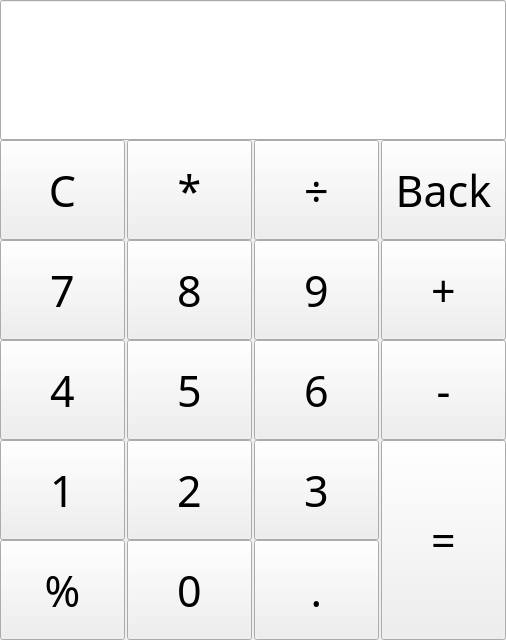
<?xml version="1.0" encoding="UTF-8"?>
<ui version="4.0">
 <class>Widget</class>
 <widget class="QWidget" name="Widget">
  <property name="geometry">
   <rect>
    <x>0</x>
    <y>0</y>
    <width>506</width>
    <height>640</height>
   </rect>
  </property>
  <property name="windowTitle">
   <string>Widget</string>
  </property>
  <widget class="QLineEdit" name="lineEdit">
   <property name="geometry">
    <rect>
     <x>0</x>
     <y>0</y>
     <width>506</width>
     <height>140</height>
    </rect>
   </property>
   <property name="font">
    <font>
     <family>微软雅黑</family>
     <pointsize>32</pointsize>
    </font>
   </property>
   <property name="alignment">
    <set>Qt::AlignRight|Qt::AlignTrailing|Qt::AlignVCenter</set>
   </property>
   <property name="readOnly">
    <bool>true</bool>
   </property>
  </widget>
  <widget class="QPushButton" name="clsBtn">
   <property name="geometry">
    <rect>
     <x>0</x>
     <y>140</y>
     <width>125</width>
     <height>100</height>
    </rect>
   </property>
   <property name="font">
    <font>
     <family>微软雅黑</family>
     <pointsize>32</pointsize>
    </font>
   </property>
   <property name="text">
    <string>C</string>
   </property>
  </widget>
  <widget class="QPushButton" name="mulBtn">
   <property name="geometry">
    <rect>
     <x>127</x>
     <y>140</y>
     <width>125</width>
     <height>100</height>
    </rect>
   </property>
   <property name="font">
    <font>
     <family>微软雅黑</family>
     <pointsize>32</pointsize>
    </font>
   </property>
   <property name="text">
    <string>*</string>
   </property>
  </widget>
  <widget class="QPushButton" name="divBtn">
   <property name="geometry">
    <rect>
     <x>254</x>
     <y>140</y>
     <width>125</width>
     <height>100</height>
    </rect>
   </property>
   <property name="font">
    <font>
     <family>微软雅黑</family>
     <pointsize>32</pointsize>
    </font>
   </property>
   <property name="text">
    <string>÷</string>
   </property>
  </widget>
  <widget class="QPushButton" name="backBtn">
   <property name="geometry">
    <rect>
     <x>381</x>
     <y>140</y>
     <width>125</width>
     <height>100</height>
    </rect>
   </property>
   <property name="font">
    <font>
     <family>微软雅黑</family>
     <pointsize>32</pointsize>
    </font>
   </property>
   <property name="text">
    <string>Back</string>
   </property>
  </widget>
  <widget class="QPushButton" name="addBtn">
   <property name="geometry">
    <rect>
     <x>381</x>
     <y>240</y>
     <width>125</width>
     <height>100</height>
    </rect>
   </property>
   <property name="font">
    <font>
     <family>微软雅黑</family>
     <pointsize>32</pointsize>
    </font>
   </property>
   <property name="text">
    <string>+</string>
   </property>
  </widget>
  <widget class="QPushButton" name="btn9">
   <property name="geometry">
    <rect>
     <x>254</x>
     <y>240</y>
     <width>125</width>
     <height>100</height>
    </rect>
   </property>
   <property name="font">
    <font>
     <family>微软雅黑</family>
     <pointsize>32</pointsize>
    </font>
   </property>
   <property name="text">
    <string>9</string>
   </property>
  </widget>
  <widget class="QPushButton" name="btn8">
   <property name="geometry">
    <rect>
     <x>127</x>
     <y>240</y>
     <width>125</width>
     <height>100</height>
    </rect>
   </property>
   <property name="font">
    <font>
     <family>微软雅黑</family>
     <pointsize>32</pointsize>
    </font>
   </property>
   <property name="text">
    <string>8</string>
   </property>
  </widget>
  <widget class="QPushButton" name="btn7">
   <property name="geometry">
    <rect>
     <x>0</x>
     <y>240</y>
     <width>125</width>
     <height>100</height>
    </rect>
   </property>
   <property name="font">
    <font>
     <family>微软雅黑</family>
     <pointsize>32</pointsize>
    </font>
   </property>
   <property name="text">
    <string>7</string>
   </property>
  </widget>
  <widget class="QPushButton" name="btn4">
   <property name="geometry">
    <rect>
     <x>0</x>
     <y>340</y>
     <width>125</width>
     <height>100</height>
    </rect>
   </property>
   <property name="font">
    <font>
     <family>微软雅黑</family>
     <pointsize>32</pointsize>
    </font>
   </property>
   <property name="text">
    <string>4</string>
   </property>
  </widget>
  <widget class="QPushButton" name="btn6">
   <property name="geometry">
    <rect>
     <x>254</x>
     <y>340</y>
     <width>125</width>
     <height>100</height>
    </rect>
   </property>
   <property name="font">
    <font>
     <family>微软雅黑</family>
     <pointsize>32</pointsize>
    </font>
   </property>
   <property name="text">
    <string>6</string>
   </property>
  </widget>
  <widget class="QPushButton" name="subBtn">
   <property name="geometry">
    <rect>
     <x>381</x>
     <y>340</y>
     <width>125</width>
     <height>100</height>
    </rect>
   </property>
   <property name="font">
    <font>
     <family>微软雅黑</family>
     <pointsize>32</pointsize>
    </font>
   </property>
   <property name="text">
    <string>-</string>
   </property>
  </widget>
  <widget class="QPushButton" name="btn5">
   <property name="geometry">
    <rect>
     <x>127</x>
     <y>340</y>
     <width>125</width>
     <height>100</height>
    </rect>
   </property>
   <property name="font">
    <font>
     <family>微软雅黑</family>
     <pointsize>32</pointsize>
    </font>
   </property>
   <property name="text">
    <string>5</string>
   </property>
  </widget>
  <widget class="QPushButton" name="btn2">
   <property name="geometry">
    <rect>
     <x>127</x>
     <y>440</y>
     <width>125</width>
     <height>100</height>
    </rect>
   </property>
   <property name="font">
    <font>
     <family>微软雅黑</family>
     <pointsize>32</pointsize>
    </font>
   </property>
   <property name="text">
    <string>2</string>
   </property>
  </widget>
  <widget class="QPushButton" name="btn3">
   <property name="geometry">
    <rect>
     <x>254</x>
     <y>440</y>
     <width>125</width>
     <height>100</height>
    </rect>
   </property>
   <property name="font">
    <font>
     <family>微软雅黑</family>
     <pointsize>32</pointsize>
    </font>
   </property>
   <property name="text">
    <string>3</string>
   </property>
  </widget>
  <widget class="QPushButton" name="btn1">
   <property name="geometry">
    <rect>
     <x>0</x>
     <y>440</y>
     <width>125</width>
     <height>100</height>
    </rect>
   </property>
   <property name="font">
    <font>
     <family>微软雅黑</family>
     <pointsize>32</pointsize>
    </font>
   </property>
   <property name="text">
    <string>1</string>
   </property>
  </widget>
  <widget class="QPushButton" name="btn0">
   <property name="geometry">
    <rect>
     <x>127</x>
     <y>540</y>
     <width>125</width>
     <height>100</height>
    </rect>
   </property>
   <property name="font">
    <font>
     <family>微软雅黑</family>
     <pointsize>32</pointsize>
    </font>
   </property>
   <property name="text">
    <string>0</string>
   </property>
  </widget>
  <widget class="QPushButton" name="perBtn">
   <property name="geometry">
    <rect>
     <x>0</x>
     <y>540</y>
     <width>125</width>
     <height>100</height>
    </rect>
   </property>
   <property name="font">
    <font>
     <family>微软雅黑</family>
     <pointsize>32</pointsize>
    </font>
   </property>
   <property name="text">
    <string>%</string>
   </property>
  </widget>
  <widget class="QPushButton" name="pointBtn">
   <property name="geometry">
    <rect>
     <x>254</x>
     <y>540</y>
     <width>125</width>
     <height>100</height>
    </rect>
   </property>
   <property name="font">
    <font>
     <family>微软雅黑</family>
     <pointsize>32</pointsize>
    </font>
   </property>
   <property name="text">
    <string>.</string>
   </property>
  </widget>
  <widget class="QPushButton" name="equalBtn">
   <property name="geometry">
    <rect>
     <x>381</x>
     <y>440</y>
     <width>125</width>
     <height>200</height>
    </rect>
   </property>
   <property name="font">
    <font>
     <family>微软雅黑</family>
     <pointsize>32</pointsize>
    </font>
   </property>
   <property name="text">
    <string>=</string>
   </property>
  </widget>
 </widget>
 <layoutdefault spacing="6" margin="11"/>
 <resources/>
 <connections/>
</ui>
